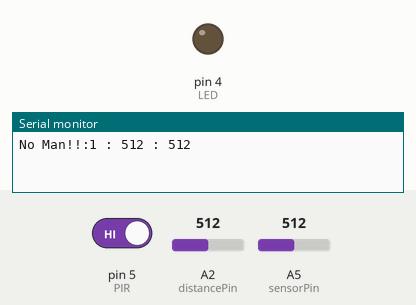
Simulated run of this sketch. Board: Arduino Uno, built with avr-gcc and run on an emulated ATmega328P. On the bench: output pins drawn as LEDs (lit = HIGH), the last lines printed to the serial monitor. Inputs (shaded band) come from the test bench; at power-on: pin 5 (PIR) HIGH, A5 (sensorPin) = 512, A2 (distancePin) = 512.

Above: at 0.01 s.
At 1.28 s:
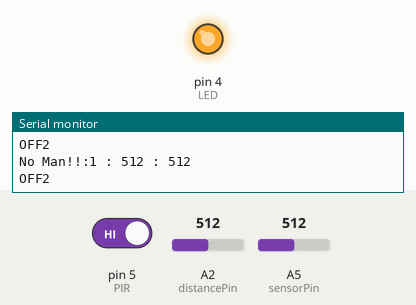
1.3 s: pin 5 (PIR) driven LOW
4.3 s: A5 (sensorPin) set to 283
7.3 s: A5 (sensorPin) set to 253
8.8 s: A5 (sensorPin) set to 9
10.4 s: A5 (sensorPin) set to 6
At 12.1 s:
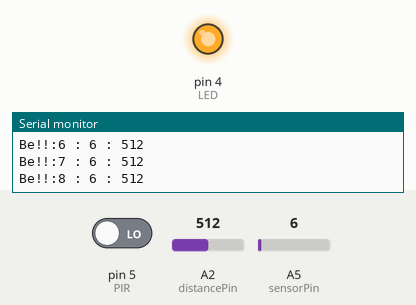
Timing chart, 0 to 14.4 s (numbered marks = the images above; inputs shaded):
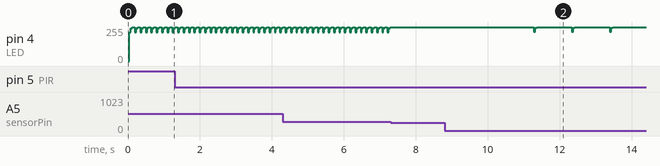

The sketch:

Distance_Sensor.ino
```cpp
const int PIR = 5;

const int LED = 4;
const int STATE_ON = 1;
const int STATE_OFF = 0;

int PIR_STATE;

const int sensorPin = A5;    // select the input pin for the light sensor
int sensorValue = 0;  // variable to store the value coming from the sensor

int be_cnt = 0;
int no_cnt = 0;

const int off_cnt = 30;
const int on_cnt = 10;

const int distancePin = A2;
int distanceValue = 0;

// 赤外線リモコンのOFF・ONデータ
int data[2][39] = {
  //  1   2  3  4  5  6  7   8  9 10 11  12 13  14 15 16 17  18 19   20  21  22 23 24 25 26 27  28 29 30 31  32 33  34 35 36 37  38 39
  {
    273,252,98,70,96,72,96,175,96,72,96,175,96,172,99,72,96,175,97,5378,270,252,96,72,96,71,97,175,96,72,96,175,96,175,96,71,96,175,96  }
  ,
  {
    262,257,91,79,88,79,89,79,89,183,88,183,89,182,89,180,91,79,89,5385,262,260,88,77,91,79,89,79,88,182,89,183,88,183,88,182,89,79,89  }
};

/**
 * setup
 * 起動時に一度だけ実行
 */
void setup()
{
  Serial.begin(9600);

  // LED接続ピンを出力に設定
  pinMode(LED, OUTPUT);

  // 焦電センサ接続ピンを入力に設定
  pinMode(PIR, INPUT);

}

/**
 * loop
 * 繰り返し実行
 */
void loop()
{
  // read the value from the sensor:
  sensorValue = analogRead(sensorPin);
  distanceValue = analogRead(distancePin);

  PIR_STATE = digitalRead(PIR);
  if(PIR_STATE == LOW)
  {
    be_cnt++;
    no_cnt = 0;
    Serial.print("Be!!:");
    Serial.print(be_cnt);
    Serial.print(" : ");
  }
  else
  {
    no_cnt++;
    be_cnt = 0;
    Serial.print("No Man!!:");
    Serial.print(no_cnt);
    Serial.print(" : ");
  }
//  Serial.println(sensorValue);
  Serial.print(sensorValue);
  Serial.print(" : ");
  Serial.println(distanceValue);

  if(be_cnt >= on_cnt)
  {
    be_cnt = 0;
    if(sensorValue <= 7)
    {
      // ON
      sendSignal(STATE_ON);
      Serial.println("ON ");
    }
  }

  if(distanceValue > 150)
  {
    no_cnt = 0;
  }

  if(no_cnt >= off_cnt)
  {
    no_cnt = 0;
    if(sensorValue > 5)
    {
      // OFF
      sendSignal(STATE_OFF);
      Serial.println("OFF1");
    }
  }

  if(sensorValue > 270)
  {
    // OFF
    sendSignal(STATE_OFF);
    Serial.println("OFF2");
  }

  // 100m秒間スリープ
  delay(100);
}

// リモコン信号を送信
void sendSignal(int mode) {
  int dataSize = sizeof(data[mode]) / sizeof(data[mode][0]);
  for (int cnt = 0; cnt < dataSize; cnt++) {
    unsigned long len = data[mode][cnt]*10;
    unsigned long us = micros();
    do {
      digitalWrite(LED, (cnt%2) ? HIGH : LOW);
      delayMicroseconds(8);
      digitalWrite(LED, HIGH);
      delayMicroseconds(17);
    }
    while (long(us + len - micros()) > 0);
  }
}
```

Measured:
- after the input at 7.3 s, pin 4 (LED): stops changing and stays 255/255
- after the input at 10.4 s, pin 4 (LED): 255/255 → 219/255 after 0.89 s, then repeats every 1.1 s: 248/255 0.04 s, 255/255 0.97 s, 219/255 0.04 s
- by itself, pin 4 (LED): repeats every 0.15 s: 216/255 0.04 s, 247/255 0.04 s, 255/255 0.07 s
